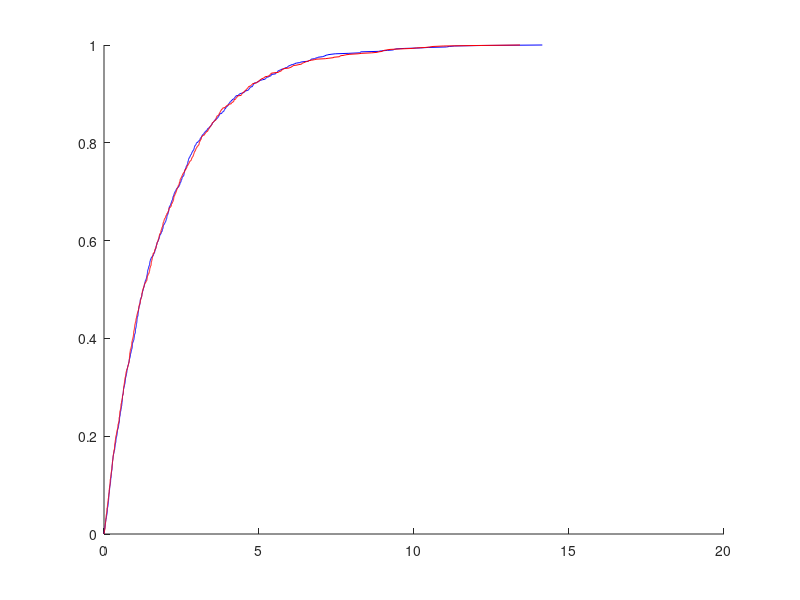

Recreate this plot in MATLAB.
clc
clear all

N=1000;
X=exprnd(2,N);

Y=X(:,1)-X(:,2);

figure(67)
clf
hold on
[Fx,x]=ecdf(X(:,1));
[Fy,y]=ecdf(abs(Y));
plot(x,Fx,'b',y,Fy,'r')